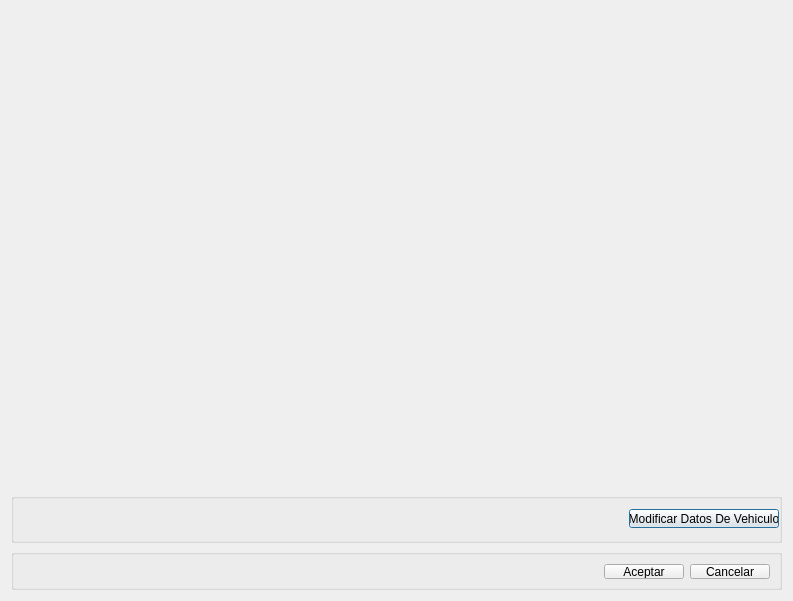
<?xml version="1.0" encoding="UTF-8"?>
<ui version="4.0">
 <class>DialogMostrarLosVehiculosParaModificar</class>
 <widget class="QDialog" name="DialogMostrarLosVehiculosParaModificar">
  <property name="geometry">
   <rect>
    <x>0</x>
    <y>0</y>
    <width>789</width>
    <height>597</height>
   </rect>
  </property>
  <property name="windowTitle">
   <string> Modificar Vehiculos</string>
  </property>
  <layout class="QVBoxLayout" name="verticalLayout">
   <item>
    <widget class="QWidget" name="widget" native="true">
     <property name="minimumSize">
      <size>
       <width>771</width>
       <height>476</height>
      </size>
     </property>
    </widget>
   </item>
   <item>
    <widget class="QGroupBox" name="groupBox">
     <property name="sizePolicy">
      <sizepolicy hsizetype="Preferred" vsizetype="Minimum">
       <horstretch>0</horstretch>
       <verstretch>0</verstretch>
      </sizepolicy>
     </property>
     <property name="minimumSize">
      <size>
       <width>40</width>
       <height>50</height>
      </size>
     </property>
     <property name="maximumSize">
      <size>
       <width>16777215</width>
       <height>50</height>
      </size>
     </property>
     <property name="title">
      <string/>
     </property>
     <layout class="QHBoxLayout" name="horizontalLayout">
      <property name="spacing">
       <number>0</number>
      </property>
      <property name="sizeConstraint">
       <enum>QLayout::SetDefaultConstraint</enum>
      </property>
      <property name="leftMargin">
       <number>9</number>
      </property>
      <property name="topMargin">
       <number>10</number>
      </property>
      <property name="rightMargin">
       <number>0</number>
      </property>
      <property name="bottomMargin">
       <number>12</number>
      </property>
      <item>
       <spacer name="horizontalSpacer">
        <property name="orientation">
         <enum>Qt::Horizontal</enum>
        </property>
        <property name="sizeHint" stdset="0">
         <size>
          <width>40</width>
          <height>20</height>
         </size>
        </property>
       </spacer>
      </item>
      <item>
       <widget class="QPushButton" name="pushButtonModificarDatosDeVehiculo">
        <property name="minimumSize">
         <size>
          <width>100</width>
          <height>0</height>
         </size>
        </property>
        <property name="maximumSize">
         <size>
          <width>150</width>
          <height>16777215</height>
         </size>
        </property>
        <property name="text">
         <string>Modificar Datos De Vehiculo</string>
        </property>
       </widget>
      </item>
     </layout>
    </widget>
   </item>
   <item>
    <widget class="QGroupBox" name="groupBoxButtonBox">
     <property name="minimumSize">
      <size>
       <width>271</width>
       <height>41</height>
      </size>
     </property>
     <property name="maximumSize">
      <size>
       <width>16777215</width>
       <height>41</height>
      </size>
     </property>
     <property name="title">
      <string/>
     </property>
     <layout class="QGridLayout" name="gridLayout_5">
      <property name="leftMargin">
       <number>9</number>
      </property>
      <property name="topMargin">
       <number>9</number>
      </property>
      <property name="rightMargin">
       <number>9</number>
      </property>
      <property name="bottomMargin">
       <number>8</number>
      </property>
      <item row="0" column="1">
       <widget class="QPushButton" name="pushButtonAceptar">
        <property name="text">
         <string>Aceptar</string>
        </property>
       </widget>
      </item>
      <item row="0" column="2">
       <widget class="QPushButton" name="pushButtonCancelar">
        <property name="text">
         <string>Cancelar</string>
        </property>
       </widget>
      </item>
      <item row="0" column="0">
       <spacer name="horizontalSpacer_5">
        <property name="orientation">
         <enum>Qt::Horizontal</enum>
        </property>
        <property name="sizeHint" stdset="0">
         <size>
          <width>40</width>
          <height>20</height>
         </size>
        </property>
       </spacer>
      </item>
     </layout>
    </widget>
   </item>
  </layout>
 </widget>
 <resources/>
 <connections/>
</ui>
